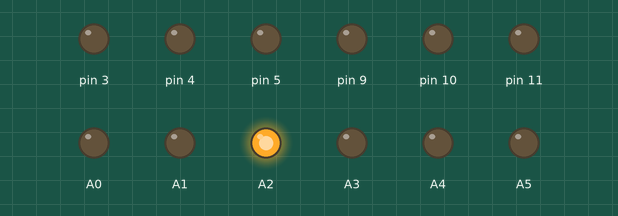
Recording of a sketch running on a simulated Arduino Uno, built with avr-gcc and run on an emulated ATmega328P. Parts: output pins drawn as LEDs (lit = HIGH).

Above: at 0.3 s.
At 1.5 s:
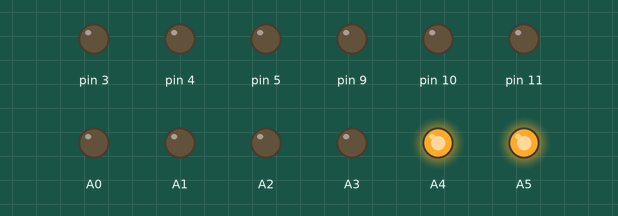
At 3.3 s:
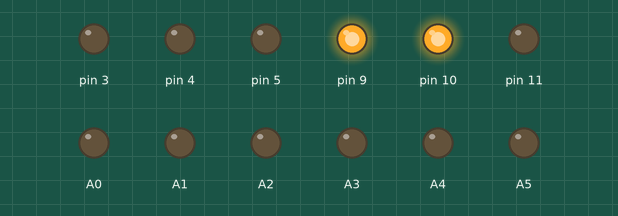
At 4.5 s:
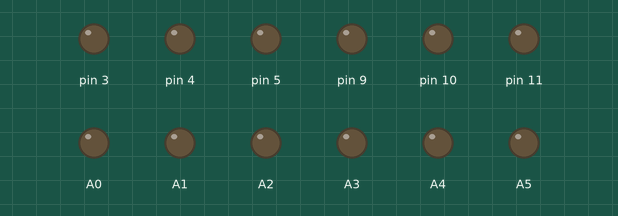
Timing chart, 0 to 5.5 s (numbered marks = the images above):
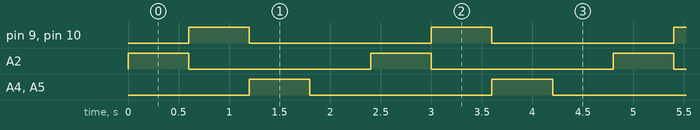

Measured:
- by itself, pin 9, pin 10, A2, A4, A5: alternates HIGH for 0.60 s and LOW for 1.8 s

The sketch:

copy_of_circuito_para_el_cambio_de_color_de_led_rgb1.ino
```cpp
int l;
int o;
int r;
int t=600;
void setup()
{
  for (l=9;l<=11;l++)
  for (o=9;o<=11;o++)
  for (r=3;r<=5;r++)
{
pinMode (l,OUTPUT);
pinMode (o,OUTPUT);
pinMode (r,OUTPUT);
}
}
void loop()
{

  analogWrite (A0,0);
  analogWrite (A1,0);
  analogWrite (A2,255);
  delay(t);
  analogWrite (A0,0);
  analogWrite (A1,0);
  analogWrite (A2,0);


  digitalWrite (11,0);
  digitalWrite (10,255);
  digitalWrite (9,255);
  delay(t);
  digitalWrite (11,0);
  digitalWrite (10,0);
  digitalWrite (9,0);


  analogWrite (A3,0);
  analogWrite (A4,255);
  analogWrite (A5,255);
  delay(t);
  analogWrite (A3,0);
  analogWrite (A4,0);
  analogWrite (A5,0);

  delay(t);

}
```
